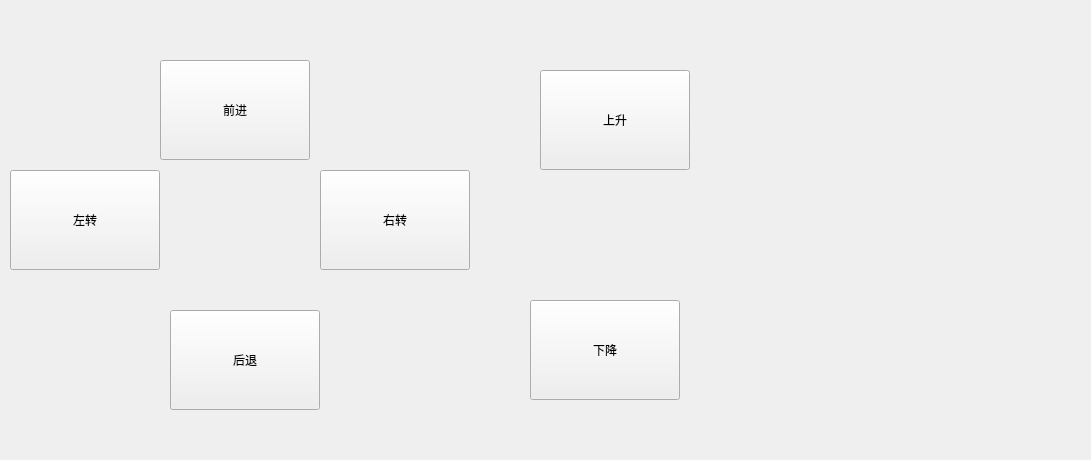
<?xml version="1.0" encoding="UTF-8"?>
<ui version="4.0">
 <class>water</class>
 <widget class="QWidget" name="water">
  <property name="geometry">
   <rect>
    <x>0</x>
    <y>0</y>
    <width>1091</width>
    <height>460</height>
   </rect>
  </property>
  <property name="windowTitle">
   <string>Form</string>
  </property>
  <widget class="QPushButton" name="pushButton">
   <property name="geometry">
    <rect>
     <x>160</x>
     <y>60</y>
     <width>150</width>
     <height>100</height>
    </rect>
   </property>
   <property name="text">
    <string>前进</string>
   </property>
  </widget>
  <widget class="QPushButton" name="pushButton_2">
   <property name="geometry">
    <rect>
     <x>10</x>
     <y>170</y>
     <width>150</width>
     <height>100</height>
    </rect>
   </property>
   <property name="text">
    <string>左转</string>
   </property>
  </widget>
  <widget class="QPushButton" name="pushButton_3">
   <property name="geometry">
    <rect>
     <x>320</x>
     <y>170</y>
     <width>150</width>
     <height>100</height>
    </rect>
   </property>
   <property name="text">
    <string>右转</string>
   </property>
  </widget>
  <widget class="QPushButton" name="pushButton_4">
   <property name="geometry">
    <rect>
     <x>170</x>
     <y>310</y>
     <width>150</width>
     <height>100</height>
    </rect>
   </property>
   <property name="text">
    <string>后退</string>
   </property>
  </widget>
  <widget class="QPushButton" name="pushButton_5">
   <property name="geometry">
    <rect>
     <x>540</x>
     <y>70</y>
     <width>150</width>
     <height>100</height>
    </rect>
   </property>
   <property name="text">
    <string>上升</string>
   </property>
  </widget>
  <widget class="QPushButton" name="pushButton_6">
   <property name="geometry">
    <rect>
     <x>530</x>
     <y>300</y>
     <width>150</width>
     <height>100</height>
    </rect>
   </property>
   <property name="text">
    <string>下降</string>
   </property>
  </widget>
 </widget>
 <resources/>
 <connections/>
</ui>
